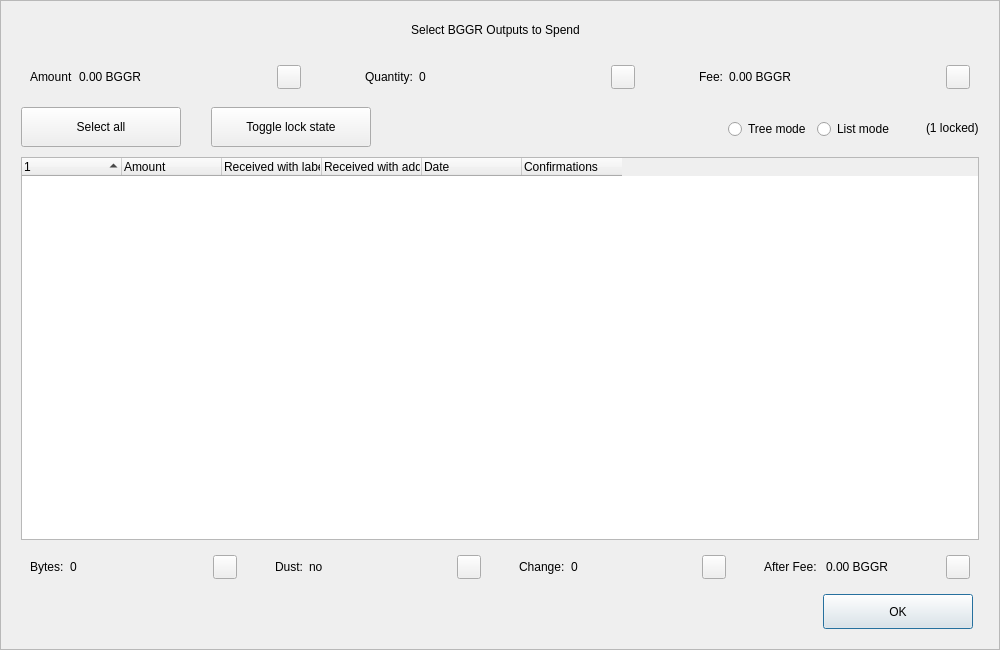
<?xml version="1.0" encoding="UTF-8"?>
<ui version="4.0">
 <class>CoinControlDialog</class>
 <widget class="QDialog" name="CoinControlDialog">
  <property name="geometry">
   <rect>
    <x>0</x>
    <y>0</y>
    <width>1000</width>
    <height>650</height>
   </rect>
  </property>
  <property name="minimumSize">
   <size>
    <width>950</width>
    <height>650</height>
   </size>
  </property>
  <property name="windowTitle">
   <string>Coin Selection</string>
  </property>
  <property name="styleSheet">
   <string notr="true"/>
  </property>
  <layout class="QVBoxLayout" name="verticalLayout">
   <property name="spacing">
    <number>0</number>
   </property>
   <property name="leftMargin">
    <number>0</number>
   </property>
   <property name="topMargin">
    <number>0</number>
   </property>
   <property name="rightMargin">
    <number>0</number>
   </property>
   <property name="bottomMargin">
    <number>0</number>
   </property>
   <item>
    <widget class="QFrame" name="frameContainer">
     <property name="toolTipDuration">
      <number>0</number>
     </property>
     <property name="frameShape">
      <enum>QFrame::StyledPanel</enum>
     </property>
     <property name="frameShadow">
      <enum>QFrame::Raised</enum>
     </property>
     <layout class="QVBoxLayout" name="verticalLayout_2">
      <property name="leftMargin">
       <number>0</number>
      </property>
      <property name="rightMargin">
       <number>0</number>
      </property>
      <property name="bottomMargin">
       <number>20</number>
      </property>
      <item>
       <layout class="QHBoxLayout" name="horizontalLayout_12">
        <property name="spacing">
         <number>0</number>
        </property>
        <property name="leftMargin">
         <number>20</number>
        </property>
        <property name="rightMargin">
         <number>30</number>
        </property>
        <item>
         <spacer name="horizontalSpacer_4">
          <property name="orientation">
           <enum>Qt::Horizontal</enum>
          </property>
          <property name="sizeHint" stdset="0">
           <size>
            <width>40</width>
            <height>20</height>
           </size>
          </property>
         </spacer>
        </item>
        <item>
         <widget class="QLabel" name="labelTitle">
          <property name="minimumSize">
           <size>
            <width>0</width>
            <height>40</height>
           </size>
          </property>
          <property name="maximumSize">
           <size>
            <width>16777215</width>
            <height>40</height>
           </size>
          </property>
          <property name="text">
           <string>Select BGGR Outputs to Spend</string>
          </property>
          <property name="alignment">
           <set>Qt::AlignCenter</set>
          </property>
          <property name="margin">
           <number>7</number>
          </property>
         </widget>
        </item>
        <item>
         <spacer name="horizontalSpacer_5">
          <property name="orientation">
           <enum>Qt::Horizontal</enum>
          </property>
          <property name="sizeHint" stdset="0">
           <size>
            <width>40</width>
            <height>20</height>
           </size>
          </property>
         </spacer>
        </item>
       </layout>
      </item>
      <item>
       <layout class="QHBoxLayout" name="horizontalLayout_8">
        <property name="leftMargin">
         <number>20</number>
        </property>
        <property name="rightMargin">
         <number>20</number>
        </property>
        <item>
         <widget class="QWidget" name="layoutAmount" native="true">
          <layout class="QHBoxLayout" name="horizontalLayout_9" stretch="0,1,0">
           <item>
            <widget class="QLabel" name="labelCoinControlAmountText">
             <property name="text">
              <string>Amount</string>
             </property>
            </widget>
           </item>
           <item>
            <widget class="QLabel" name="labelCoinControlAmount">
             <property name="text">
              <string>0.00 BGGR</string>
             </property>
            </widget>
           </item>
           <item alignment="Qt::AlignHCenter|Qt::AlignVCenter">
            <widget class="QPushButton" name="pushButtonAmount">
             <property name="minimumSize">
              <size>
               <width>0</width>
               <height>24</height>
              </size>
             </property>
             <property name="maximumSize">
              <size>
               <width>24</width>
               <height>26</height>
              </size>
             </property>
             <property name="focusPolicy">
              <enum>Qt::NoFocus</enum>
             </property>
             <property name="styleSheet">
              <string notr="true">padding-bottom:2px;
padding-right:4px;</string>
             </property>
             <property name="text">
              <string/>
             </property>
            </widget>
           </item>
          </layout>
         </widget>
        </item>
        <item>
         <spacer name="horizontalSpacer_2">
          <property name="orientation">
           <enum>Qt::Horizontal</enum>
          </property>
          <property name="sizeType">
           <enum>QSizePolicy::Fixed</enum>
          </property>
          <property name="sizeHint" stdset="0">
           <size>
            <width>40</width>
            <height>20</height>
           </size>
          </property>
         </spacer>
        </item>
        <item>
         <widget class="QWidget" name="layoutQuantity" native="true">
          <layout class="QHBoxLayout" name="horizontalLayout_10" stretch="0,1,0">
           <item>
            <widget class="QLabel" name="labelCoinControlQuantityText">
             <property name="text">
              <string>Quantity:</string>
             </property>
            </widget>
           </item>
           <item>
            <widget class="QLabel" name="labelCoinControlQuantity">
             <property name="text">
              <string>0</string>
             </property>
            </widget>
           </item>
           <item alignment="Qt::AlignHCenter|Qt::AlignVCenter">
            <widget class="QPushButton" name="pushButtonQuantity">
             <property name="minimumSize">
              <size>
               <width>0</width>
               <height>24</height>
              </size>
             </property>
             <property name="maximumSize">
              <size>
               <width>24</width>
               <height>26</height>
              </size>
             </property>
             <property name="focusPolicy">
              <enum>Qt::NoFocus</enum>
             </property>
             <property name="styleSheet">
              <string notr="true">padding-bottom:2px;
               padding-right:4px;</string>
             </property>
             <property name="text">
              <string/>
             </property>
            </widget>
           </item>
          </layout>
         </widget>
        </item>
        <item>
         <spacer name="horizontalSpacer_22">
          <property name="orientation">
           <enum>Qt::Horizontal</enum>
          </property>
          <property name="sizeType">
           <enum>QSizePolicy::Fixed</enum>
          </property>
          <property name="sizeHint" stdset="0">
           <size>
            <width>40</width>
            <height>20</height>
           </size>
          </property>
         </spacer>
        </item>
        <item>
         <widget class="QWidget" name="layoutFee" native="true">
          <layout class="QHBoxLayout" name="horizontalLayout_11" stretch="0,1,0">
           <item>
            <widget class="QLabel" name="labelCoinControlFeeText">
             <property name="text">
              <string>Fee:</string>
             </property>
            </widget>
           </item>
           <item>
            <widget class="QLabel" name="labelCoinControlFee">
             <property name="text">
              <string>0.00 BGGR</string>
             </property>
            </widget>
           </item>
           <item alignment="Qt::AlignHCenter|Qt::AlignVCenter">
            <widget class="QPushButton" name="pushButtonFee">
             <property name="minimumSize">
              <size>
               <width>0</width>
               <height>24</height>
              </size>
             </property>
             <property name="maximumSize">
              <size>
               <width>24</width>
               <height>26</height>
              </size>
             </property>
             <property name="focusPolicy">
              <enum>Qt::NoFocus</enum>
             </property>
             <property name="styleSheet">
              <string notr="true">padding-bottom:2px;
               padding-right:4px;</string>
             </property>
             <property name="text">
              <string/>
             </property>
            </widget>
           </item>
          </layout>
         </widget>
        </item>
       </layout>
      </item>
      <item>
       <widget class="QFrame" name="frame">
        <property name="minimumSize">
         <size>
          <width>0</width>
          <height>40</height>
         </size>
        </property>
        <property name="styleSheet">
         <string notr="true">#frame {
	border:0;
}</string>
        </property>
        <property name="frameShape">
         <enum>QFrame::StyledPanel</enum>
        </property>
        <property name="frameShadow">
         <enum>QFrame::Sunken</enum>
        </property>
        <layout class="QHBoxLayout" name="horizontalLayout">
         <property name="spacing">
          <number>0</number>
         </property>
         <property name="leftMargin">
          <number>20</number>
         </property>
         <property name="topMargin">
          <number>0</number>
         </property>
         <property name="rightMargin">
          <number>20</number>
         </property>
         <property name="bottomMargin">
          <number>0</number>
         </property>
         <item>
          <layout class="QHBoxLayout" name="horizontalLayoutPanel" stretch="0,0,0,0,0,0">
           <property name="spacing">
            <number>20</number>
           </property>
           <item>
            <widget class="QPushButton" name="pushButtonSelectAll">
             <property name="sizePolicy">
              <sizepolicy hsizetype="Maximum" vsizetype="Fixed">
               <horstretch>0</horstretch>
               <verstretch>0</verstretch>
              </sizepolicy>
             </property>
             <property name="minimumSize">
              <size>
               <width>160</width>
               <height>40</height>
              </size>
             </property>
             <property name="maximumSize">
              <size>
               <width>16777215</width>
               <height>40</height>
              </size>
             </property>
             <property name="text">
              <string>Select all</string>
             </property>
             <property name="checkable">
              <bool>true</bool>
             </property>
             <property name="checked">
              <bool>false</bool>
             </property>
             <property name="autoExclusive">
              <bool>false</bool>
             </property>
             <property name="autoDefault">
              <bool>false</bool>
             </property>
            </widget>
           </item>
           <item>
            <spacer name="horizontalSpacer_6">
             <property name="orientation">
              <enum>Qt::Horizontal</enum>
             </property>
             <property name="sizeType">
              <enum>QSizePolicy::Fixed</enum>
             </property>
             <property name="sizeHint" stdset="0">
              <size>
               <width>10</width>
               <height>20</height>
              </size>
             </property>
            </spacer>
           </item>
           <item>
            <widget class="QPushButton" name="pushButtonToggleLock">
             <property name="sizePolicy">
              <sizepolicy hsizetype="Maximum" vsizetype="Fixed">
               <horstretch>0</horstretch>
               <verstretch>0</verstretch>
              </sizepolicy>
             </property>
             <property name="minimumSize">
              <size>
               <width>160</width>
               <height>40</height>
              </size>
             </property>
             <property name="maximumSize">
              <size>
               <width>16777215</width>
               <height>40</height>
              </size>
             </property>
             <property name="text">
              <string>Toggle lock state</string>
             </property>
             <property name="checkable">
              <bool>true</bool>
             </property>
             <property name="autoExclusive">
              <bool>false</bool>
             </property>
             <property name="autoDefault">
              <bool>false</bool>
             </property>
            </widget>
           </item>
           <item>
            <spacer name="horizontalSpacer_7">
             <property name="orientation">
              <enum>Qt::Horizontal</enum>
             </property>
             <property name="sizeType">
              <enum>QSizePolicy::Expanding</enum>
             </property>
             <property name="sizeHint" stdset="0">
              <size>
               <width>30</width>
               <height>20</height>
              </size>
             </property>
            </spacer>
           </item>
           <item alignment="Qt::AlignRight">
            <widget class="QGroupBox" name="groupBox_2">
             <property name="styleSheet">
              <string notr="true">#groupBox_2 {
    background-color:transparent;
    border-radius:0;
}</string>
             </property>
             <property name="title">
              <string/>
             </property>
             <layout class="QHBoxLayout" name="horizontalLayout_14">
              <item>
               <widget class="QRadioButton" name="radioTreeMode">
                <property name="sizePolicy">
                 <sizepolicy hsizetype="Maximum" vsizetype="Fixed">
                  <horstretch>0</horstretch>
                  <verstretch>0</verstretch>
                 </sizepolicy>
                </property>
                <property name="text">
                 <string>Tree mode</string>
                </property>
               </widget>
              </item>
              <item>
               <widget class="QRadioButton" name="radioListMode">
                <property name="sizePolicy">
                 <sizepolicy hsizetype="Maximum" vsizetype="Fixed">
                  <horstretch>0</horstretch>
                  <verstretch>0</verstretch>
                 </sizepolicy>
                </property>
                <property name="text">
                 <string>List mode</string>
                </property>
                <property name="checked">
                 <bool>false</bool>
                </property>
               </widget>
              </item>
             </layout>
            </widget>
           </item>
           <item>
            <widget class="QLabel" name="labelLocked">
             <property name="text">
              <string>(1 locked)</string>
             </property>
            </widget>
           </item>
          </layout>
         </item>
        </layout>
       </widget>
      </item>
      <item>
       <layout class="QHBoxLayout" name="horizontalLayout_13">
        <property name="leftMargin">
         <number>20</number>
        </property>
        <property name="rightMargin">
         <number>20</number>
        </property>
        <item>
         <widget class="CoinControlTreeWidget" name="treeWidget">
          <property name="contextMenuPolicy">
           <enum>Qt::CustomContextMenu</enum>
          </property>
          <property name="styleSheet">
           <string notr="true"/>
          </property>
          <property name="sortingEnabled">
           <bool>false</bool>
          </property>
          <property name="columnCount">
           <number>6</number>
          </property>
          <attribute name="headerShowSortIndicator" stdset="0">
           <bool>true</bool>
          </attribute>
          <attribute name="headerStretchLastSection">
           <bool>false</bool>
          </attribute>
          <column>
           <property name="text">
            <string/>
           </property>
          </column>
          <column>
           <property name="text">
            <string>Amount</string>
           </property>
          </column>
          <column>
           <property name="text">
            <string>Received with label</string>
           </property>
          </column>
          <column>
           <property name="text">
            <string>Received with address</string>
           </property>
          </column>
          <column>
           <property name="text">
            <string>Date</string>
           </property>
          </column>
          <column>
           <property name="text">
            <string>Confirmations</string>
           </property>
           <property name="toolTip">
            <string>Confirmed</string>
           </property>
          </column>
         </widget>
        </item>
       </layout>
      </item>
      <item>
       <layout class="QHBoxLayout" name="horizontalLayout_3">
        <property name="spacing">
         <number>20</number>
        </property>
        <property name="leftMargin">
         <number>20</number>
        </property>
        <property name="rightMargin">
         <number>20</number>
        </property>
        <item>
         <widget class="QWidget" name="layoutBytes" native="true">
          <layout class="QHBoxLayout" name="horizontalLayout_4" stretch="0,1,0">
           <item>
            <widget class="QLabel" name="labelCoinControlBytesText">
             <property name="text">
              <string>Bytes:</string>
             </property>
            </widget>
           </item>
           <item>
            <widget class="QLabel" name="labelCoinControlBytes">
             <property name="text">
              <string>0</string>
             </property>
            </widget>
           </item>
           <item alignment="Qt::AlignHCenter|Qt::AlignVCenter">
            <widget class="QPushButton" name="pushButtonBytes">
             <property name="minimumSize">
              <size>
               <width>0</width>
               <height>24</height>
              </size>
             </property>
             <property name="maximumSize">
              <size>
               <width>24</width>
               <height>26</height>
              </size>
             </property>
             <property name="focusPolicy">
              <enum>Qt::NoFocus</enum>
             </property>
             <property name="styleSheet">
              <string notr="true">padding-bottom:2px;
               padding-right:4px;</string>
             </property>
             <property name="text">
              <string/>
             </property>
            </widget>
           </item>
          </layout>
         </widget>
        </item>
        <item>
         <widget class="QWidget" name="layoutDust" native="true">
          <layout class="QHBoxLayout" name="horizontalLayout_5" stretch="0,1,0">
           <item>
            <widget class="QLabel" name="labelCoinControlLowOutputText">
             <property name="text">
              <string>Dust:</string>
             </property>
            </widget>
           </item>
           <item>
            <widget class="QLabel" name="labelCoinControlLowOutput">
             <property name="text">
              <string>no</string>
             </property>
            </widget>
           </item>
           <item alignment="Qt::AlignHCenter|Qt::AlignVCenter">
            <widget class="QPushButton" name="pushButtonDust">
             <property name="minimumSize">
              <size>
               <width>0</width>
               <height>24</height>
              </size>
             </property>
             <property name="maximumSize">
              <size>
               <width>24</width>
               <height>26</height>
              </size>
             </property>
             <property name="focusPolicy">
              <enum>Qt::NoFocus</enum>
             </property>
             <property name="styleSheet">
              <string notr="true">padding-bottom:2px;
               padding-right:4px;</string>
             </property>
             <property name="text">
              <string/>
             </property>
            </widget>
           </item>
          </layout>
         </widget>
        </item>
        <item>
         <widget class="QWidget" name="layoutChange" native="true">
          <layout class="QHBoxLayout" name="horizontalLayout_6" stretch="0,1,0">
           <item>
            <widget class="QLabel" name="labelCoinControlChangeText">
             <property name="text">
              <string>Change:</string>
             </property>
            </widget>
           </item>
           <item>
            <widget class="QLabel" name="labelCoinControlChange">
             <property name="text">
              <string>0</string>
             </property>
            </widget>
           </item>
           <item alignment="Qt::AlignHCenter|Qt::AlignVCenter">
            <widget class="QPushButton" name="pushButtonChange">
             <property name="minimumSize">
              <size>
               <width>0</width>
               <height>24</height>
              </size>
             </property>
             <property name="maximumSize">
              <size>
               <width>24</width>
               <height>26</height>
              </size>
             </property>
             <property name="focusPolicy">
              <enum>Qt::NoFocus</enum>
             </property>
             <property name="styleSheet">
              <string notr="true">padding-bottom:2px;
               padding-right:4px;</string>
             </property>
             <property name="text">
              <string/>
             </property>
            </widget>
           </item>
          </layout>
         </widget>
        </item>
        <item>
         <widget class="QWidget" name="layoutAfter" native="true">
          <layout class="QHBoxLayout" name="horizontalLayout_7" stretch="0,1,0">
           <item>
            <widget class="QLabel" name="labelCoinControlAfterFeeText">
             <property name="text">
              <string>After Fee: </string>
             </property>
            </widget>
           </item>
           <item>
            <widget class="QLabel" name="labelCoinControlAfterFee">
             <property name="text">
              <string>0.00 BGGR</string>
             </property>
            </widget>
           </item>
           <item alignment="Qt::AlignHCenter|Qt::AlignVCenter">
            <widget class="QPushButton" name="pushButtonAlterFee">
             <property name="minimumSize">
              <size>
               <width>0</width>
               <height>24</height>
              </size>
             </property>
             <property name="maximumSize">
              <size>
               <width>24</width>
               <height>26</height>
              </size>
             </property>
             <property name="focusPolicy">
              <enum>Qt::NoFocus</enum>
             </property>
             <property name="styleSheet">
              <string notr="true">padding-bottom:2px;
               padding-right:4px;</string>
             </property>
             <property name="text">
              <string/>
             </property>
            </widget>
           </item>
          </layout>
         </widget>
        </item>
       </layout>
      </item>
      <item>
       <layout class="QHBoxLayout" name="horizontalLayout_2">
        <property name="spacing">
         <number>0</number>
        </property>
        <property name="leftMargin">
         <number>20</number>
        </property>
        <property name="rightMargin">
         <number>26</number>
        </property>
        <item>
         <spacer name="horizontalSpacer_3">
          <property name="orientation">
           <enum>Qt::Horizontal</enum>
          </property>
          <property name="sizeHint" stdset="0">
           <size>
            <width>558</width>
            <height>20</height>
           </size>
          </property>
         </spacer>
        </item>
        <item>
         <widget class="QPushButton" name="pushButtonOk">
          <property name="minimumSize">
           <size>
            <width>150</width>
            <height>35</height>
           </size>
          </property>
          <property name="text">
           <string>OK</string>
          </property>
         </widget>
        </item>
       </layout>
      </item>
     </layout>
    </widget>
   </item>
  </layout>
 </widget>
 <customwidgets>
  <customwidget>
   <class>CoinControlTreeWidget</class>
   <extends>QTreeWidget</extends>
   <header>coincontroltreewidget.h</header>
  </customwidget>
 </customwidgets>
 <resources/>
 <connections/>
</ui>
